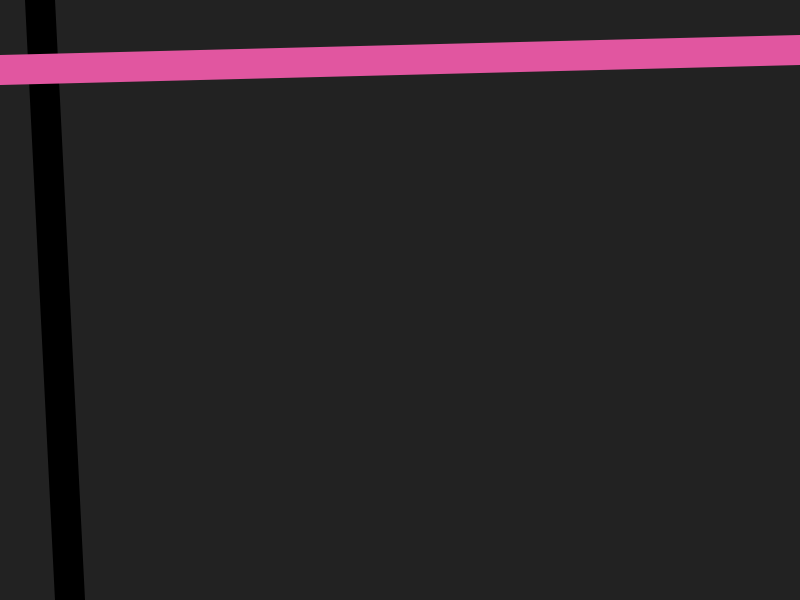
Frame 1 (no input)
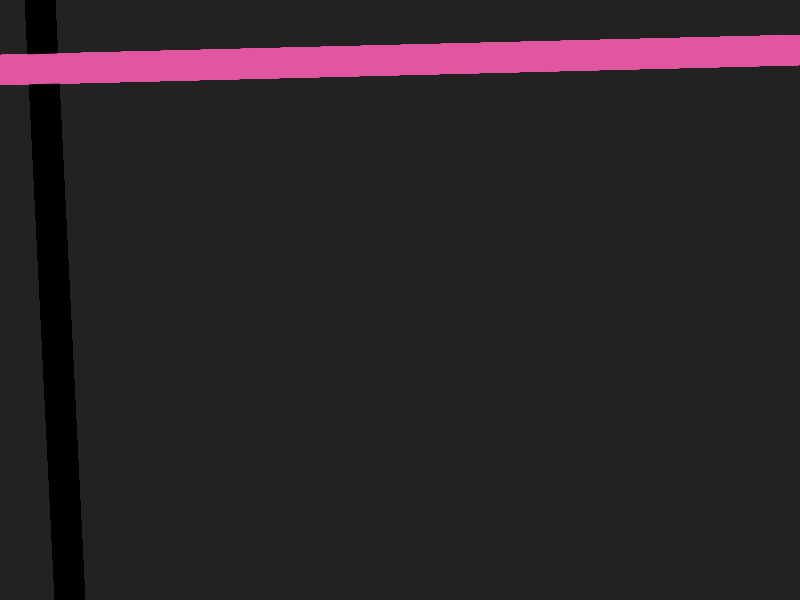
Frame 60 (no input)
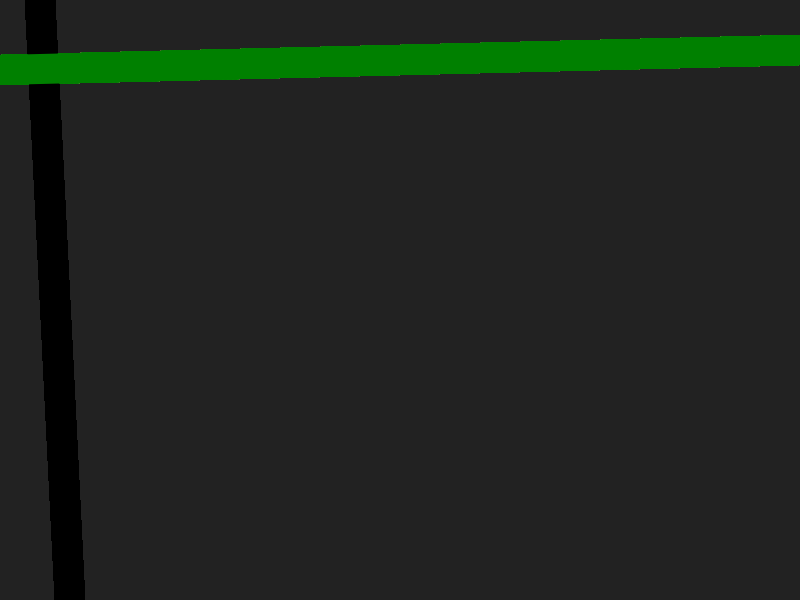
Frame 120 (the mouse pressed at the canvas centre since frame 60)

The p5.js sketch that drew these frames (run headless with seeded random() and noise() and a simulated clock; from frame 60 on, the mouse is pressed at the canvas centre):

// p5.js sketch
// ── sketch.js
function setup() {
  createCanvas(800, 600);
  colorMode(HSL);
  background("#222222");

  strokeWeight(30);
}

function draw() {
  stroke(0);

  line(40, 0, 70, height);

  if (mouseIsPressed) {
    stroke("green");
  } else if (keyIsPressed) {
    stroke("blue");
  } else {
    stroke(328, 70, 61);
  }

  line(0, 70, width, 50);
}
